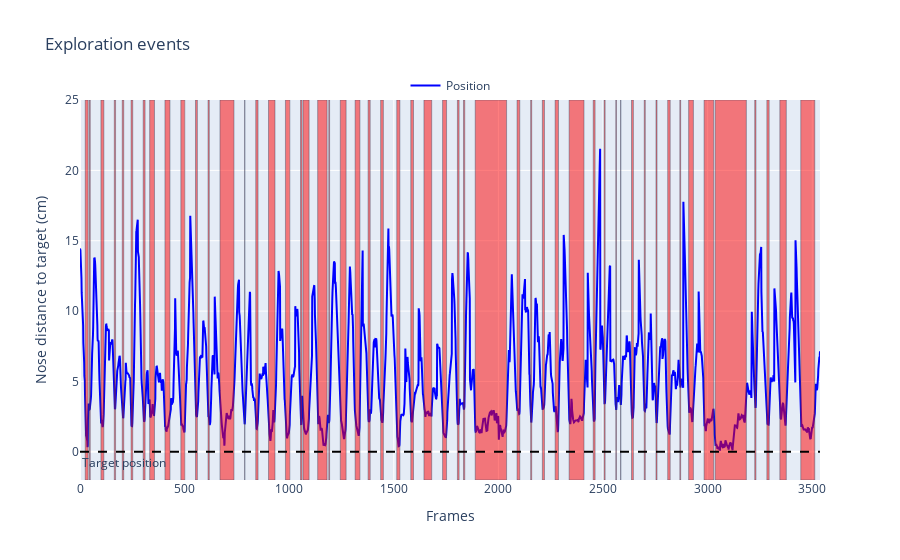

Notebook cell for this chart:
### Markdown cell above
---
We can see on the testing data that the exploratory events happen when the nose gets close to the object

### Code cell
rst.plot_example_data(model_dict['X_ts'], model_dict['y_ts'])

### Figure 1 — Plotly figure (JSON) as saved in the notebook; plotly's stock layout.template omitted (floating-point values rounded to 4 significant figures; data arrays with more than 128 entries replaced by an {"elided": "..."} marker saying what was removed)
{"data": [{"line": {"color": "blue"}, "mode": "lines", "name": "Position", "type": "scatter", "x": {"elided": "3538 int values"}, "y": {"elided": "3538 float values"}}], "layout": {"annotations": [{"showarrow": false, "text": "Target position", "x": 0, "xanchor": "left", "xref": "x domain", "y": 0, "yanchor": "top", "yref": "y"}], "legend": {"bgcolor": "rgba(255,255,255,0.5)", "orientation": "h", "x": 0.5, "xanchor": "center", "y": 1, "yanchor": "bottom"}, "shapes": [{"fillcolor": "rgba(255,0,0,0.5)", "line": {"width": 0.4}, "type": "rect", "x0": 25, "x1": 39, "y0": -2, "y1": 25}, {"fillcolor": "rgba(255,0,0,0.5)", "line": {"width": 0.4}, "type": "rect", "x0": 45, "x1": 49, "y0": -2, "y1": 25}, {"fillcolor": "rgba(255,0,0,0.5)", "line": {"width": 0.4}, "type": "rect", "x0": 100, "x1": 114, "y0": -2, "y1": 25}, {"fillcolor": "rgba(255,0,0,0.5)", "line": {"width": 0.4}, "type": "rect", "x0": 164, "x1": 170, "y0": -2, "y1": 25}, {"fillcolor": "rgba(255,0,0,0.5)", "line": {"width": 0.4}, "type": "rect", "x0": 202, "x1": 209, "y0": -2, "y1": 25}, {"fillcolor": "rgba(255,0,0,0.5)", "line": {"width": 0.4}, "type": "rect", "x0": 244, "x1": 252, "y0": -2, "y1": 25}, {"fillcolor": "rgba(255,0,0,0.5)", "line": {"width": 0.4}, "type": "rect", "x0": 302, "x1": 311, "y0": -2, "y1": 25}, {"fillcolor": "rgba(255,0,0,0.5)", "line": {"width": 0.4}, "type": "rect", "x0": 333, "x1": 356, "y0": -2, "y1": 25}, {"fillcolor": "rgba(255,0,0,0.5)", "line": {"width": 0.4}, "type": "rect", "x0": 406, "x1": 430, "y0": -2, "y1": 25}, {"fillcolor": "rgba(255,0,0,0.5)", "line": {"width": 0.4}, "type": "rect", "x0": 482, "x1": 501, "y0": -2, "y1": 25}, {"fillcolor": "rgba(255,0,0,0.5)", "line": {"width": 0.4}, "type": "rect", "x0": 552, "x1": 561, "y0": -2, "y1": 25}, {"fillcolor": "rgba(255,0,0,0.5)", "line": {"width": 0.4}, "type": "rect", "x0": 612, "x1": 618, "y0": -2, "y1": 25}, {"fillcolor": "rgba(255,0,0,0.5)", "line": {"width": 0.4}, "type": "rect", "x0": 669, "x1": 736, "y0": -2, "y1": 25}, {"fillcolor": "rgba(255,0,0,0.5)", "line": {"width": 0.4}, "type": "rect", "x0": 787, "x1": 788, "y0": -2, "y1": 25}, {"fillcolor": "rgba(255,0,0,0.5)", "line": {"width": 0.4}, "type": "rect", "x0": 840, "x1": 851, "y0": -2, "y1": 25}, {"fillcolor": "rgba(255,0,0,0.5)", "line": {"width": 0.4}, "type": "rect", "x0": 901, "x1": 932, "y0": -2, "y1": 25}, {"fillcolor": "rgba(255,0,0,0.5)", "line": {"width": 0.4}, "type": "rect", "x0": 982, "x1": 1003, "y0": -2, "y1": 25}, {"fillcolor": "rgba(255,0,0,0.5)", "line": {"width": 0.4}, "type": "rect", "x0": 1054, "x1": 1061, "y0": -2, "y1": 25}, {"fillcolor": "rgba(255,0,0,0.5)", "line": {"width": 0.4}, "type": "rect", "x0": 1066, "x1": 1095, "y0": -2, "y1": 25}, {"fillcolor": "rgba(255,0,0,0.5)", "line": {"width": 0.4}, "type": "rect", "x0": 1136, "x1": 1181, "y0": -2, "y1": 25}, {"fillcolor": "rgba(255,0,0,0.5)", "line": {"width": 0.4}, "type": "rect", "x0": 1189, "x1": 1193, "y0": -2, "y1": 25}, {"fillcolor": "rgba(255,0,0,0.5)", "line": {"width": 0.4}, "type": "rect", "x0": 1244, "x1": 1272, "y0": -2, "y1": 25}, {"fillcolor": "rgba(255,0,0,0.5)", "line": {"width": 0.4}, "type": "rect", "x0": 1315, "x1": 1338, "y0": -2, "y1": 25}, {"fillcolor": "rgba(255,0,0,0.5)", "line": {"width": 0.4}, "type": "rect", "x0": 1377, "x1": 1387, "y0": -2, "y1": 25}, {"fillcolor": "rgba(255,0,0,0.5)", "line": {"width": 0.4}, "type": "rect", "x0": 1437, "x1": 1450, "y0": -2, "y1": 25}, {"fillcolor": "rgba(255,0,0,0.5)", "line": {"width": 0.4}, "type": "rect", "x0": 1514, "x1": 1529, "y0": -2, "y1": 25}, {"fillcolor": "rgba(255,0,0,0.5)", "line": {"width": 0.4}, "type": "rect", "x0": 1581, "x1": 1594, "y0": -2, "y1": 25}, {"fillcolor": "rgba(255,0,0,0.5)", "line": {"width": 0.4}, "type": "rect", "x0": 1644, "x1": 1681, "y0": -2, "y1": 25}, {"fillcolor": "rgba(255,0,0,0.5)", "line": {"width": 0.4}, "type": "rect", "x0": 1733, "x1": 1752, "y0": -2, "y1": 25}, {"fillcolor": "rgba(255,0,0,0.5)", "line": {"width": 0.4}, "type": "rect", "x0": 1804, "x1": 1812, "y0": -2, "y1": 25}, {"fillcolor": "rgba(255,0,0,0.5)", "line": {"width": 0.4}, "type": "rect", "x0": 1833, "x1": 1839, "y0": -2, "y1": 25}, {"fillcolor": "rgba(255,0,0,0.5)", "line": {"width": 0.4}, "type": "rect", "x0": 1889, "x1": 2039, "y0": -2, "y1": 25}, {"fillcolor": "rgba(255,0,0,0.5)", "line": {"width": 0.4}, "type": "rect", "x0": 2089, "x1": 2102, "y0": -2, "y1": 25}, {"fillcolor": "rgba(255,0,0,0.5)", "line": {"width": 0.4}, "type": "rect", "x0": 2154, "x1": 2159, "y0": -2, "y1": 25}, {"fillcolor": "rgba(255,0,0,0.5)", "line": {"width": 0.4}, "type": "rect", "x0": 2210, "x1": 2220, "y0": -2, "y1": 25}, {"fillcolor": "rgba(255,0,0,0.5)", "line": {"width": 0.4}, "type": "rect", "x0": 2271, "x1": 2287, "y0": -2, "y1": 25}, {"fillcolor": "rgba(255,0,0,0.5)", "line": {"width": 0.4}, "type": "rect", "x0": 2338, "x1": 2409, "y0": -2, "y1": 25}, {"fillcolor": "rgba(255,0,0,0.5)", "line": {"width": 0.4}, "type": "rect", "x0": 2453, "x1": 2462, "y0": -2, "y1": 25}, {"fillcolor": "rgba(255,0,0,0.5)", "line": {"width": 0.4}, "type": "rect", "x0": 2505, "x1": 2510, "y0": -2, "y1": 25}, {"fillcolor": "rgba(255,0,0,0.5)", "line": {"width": 0.4}, "type": "rect", "x0": 2561, "x1": 2564, "y0": -2, "y1": 25}, {"fillcolor": "rgba(255,0,0,0.5)", "line": {"width": 0.4}, "type": "rect", "x0": 2584, "x1": 2585, "y0": -2, "y1": 25}, {"fillcolor": "rgba(255,0,0,0.5)", "line": {"width": 0.4}, "type": "rect", "x0": 2636, "x1": 2645, "y0": -2, "y1": 25}, {"fillcolor": "rgba(255,0,0,0.5)", "line": {"width": 0.4}, "type": "rect", "x0": 2697, "x1": 2702, "y0": -2, "y1": 25}, {"fillcolor": "rgba(255,0,0,0.5)", "line": {"width": 0.4}, "type": "rect", "x0": 2753, "x1": 2758, "y0": -2, "y1": 25}, {"fillcolor": "rgba(255,0,0,0.5)", "line": {"width": 0.4}, "type": "rect", "x0": 2809, "x1": 2821, "y0": -2, "y1": 25}, {"fillcolor": "rgba(255,0,0,0.5)", "line": {"width": 0.4}, "type": "rect", "x0": 2867, "x1": 2871, "y0": -2, "y1": 25}, {"fillcolor": "rgba(255,0,0,0.5)", "line": {"width": 0.4}, "type": "rect", "x0": 2909, "x1": 2932, "y0": -2, "y1": 25}, {"fillcolor": "rgba(255,0,0,0.5)", "line": {"width": 0.4}, "type": "rect", "x0": 2983, "x1": 3029, "y0": -2, "y1": 25}, {"fillcolor": "rgba(255,0,0,0.5)", "line": {"width": 0.4}, "type": "rect", "x0": 3036, "x1": 3185, "y0": -2, "y1": 25}, {"fillcolor": "rgba(255,0,0,0.5)", "line": {"width": 0.4}, "type": "rect", "x0": 3225, "x1": 3231, "y0": -2, "y1": 25}, {"fillcolor": "rgba(255,0,0,0.5)", "line": {"width": 0.4}, "type": "rect", "x0": 3283, "x1": 3294, "y0": -2, "y1": 25}, {"fillcolor": "rgba(255,0,0,0.5)", "line": {"width": 0.4}, "type": "rect", "x0": 3345, "x1": 3376, "y0": -2, "y1": 25}, {"fillcolor": "rgba(255,0,0,0.5)", "line": {"width": 0.4}, "type": "rect", "x0": 3445, "x1": 3512, "y0": -2, "y1": 25}, {"line": {"color": "black", "dash": "dash"}, "type": "line", "x0": 0, "x1": 1, "xref": "x domain", "y0": 0, "y1": 0, "yref": "y"}], "showlegend": true, "title": {"text": "Exploration events"}, "xaxis": {"title": {"text": "Frames"}}, "yaxis": {"range": [-2, 25], "title": {"text": "Nose distance to target (cm)"}}}}
